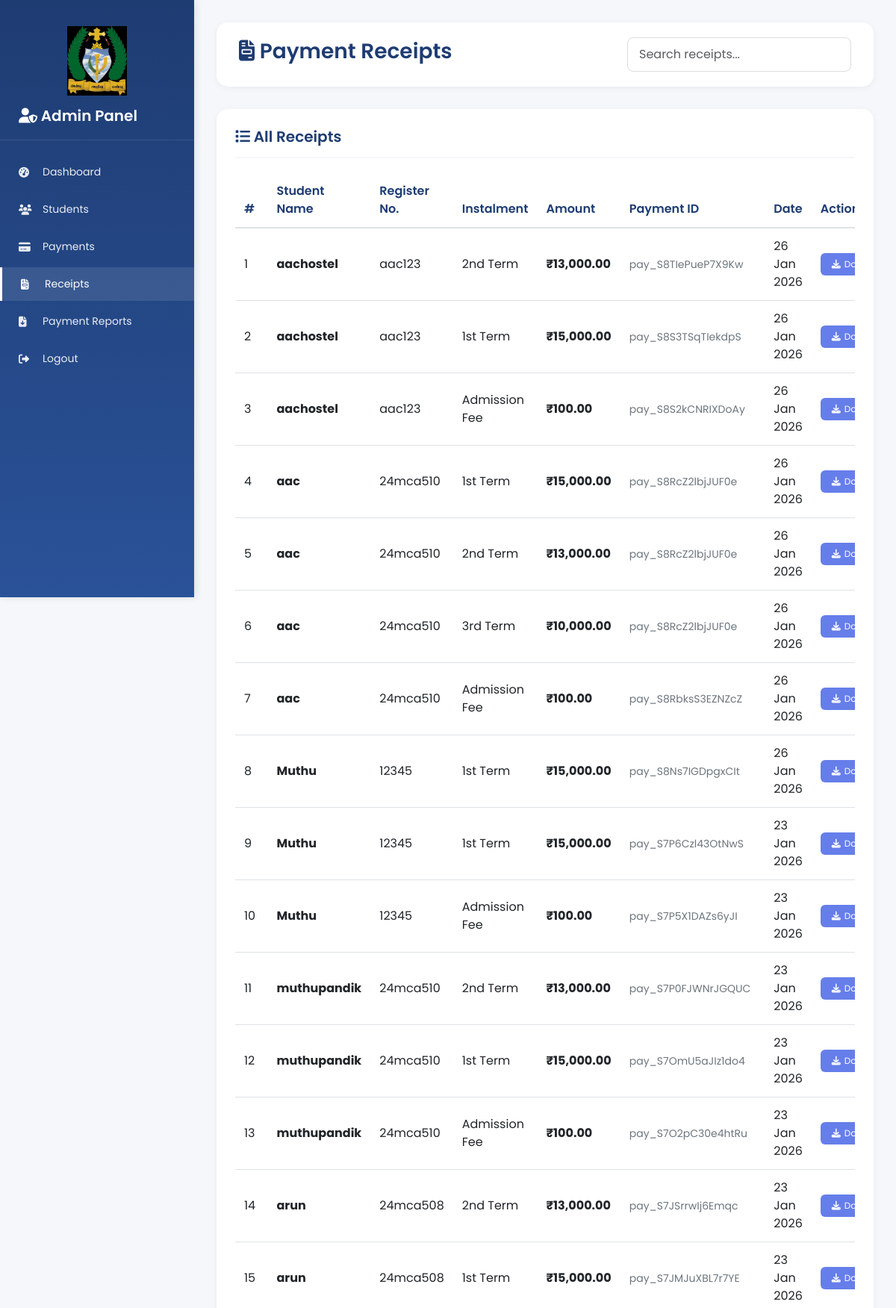
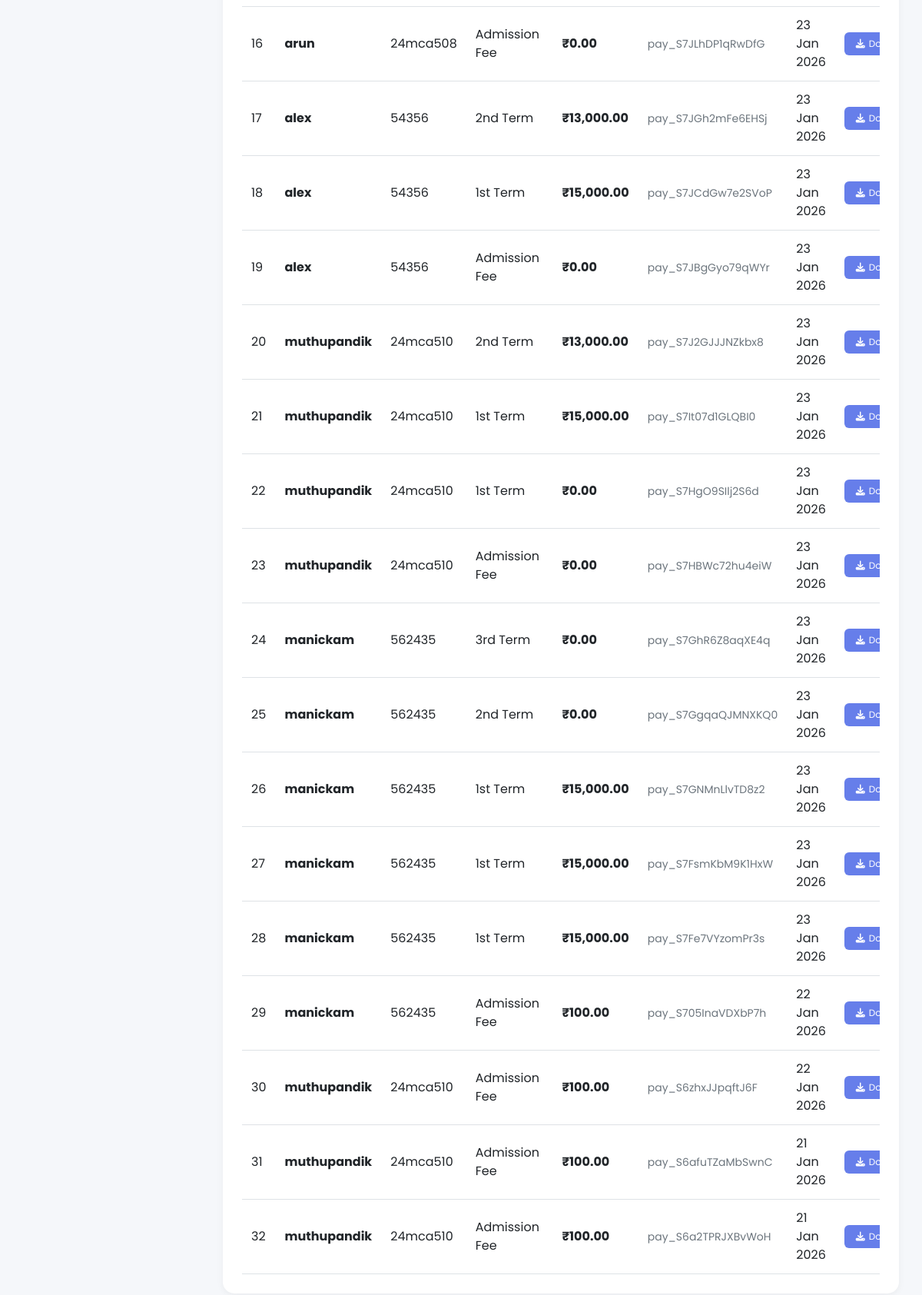
The app's page /admin/receipts.php (signed in) with its own data (2 pictures, top to bottom).
### tables this page shows
CREATE TABLE `payments` (
  `id` int(11) NOT NULL,
  `user_id` int(11) NOT NULL,
  `admission_id` int(11) DEFAULT NULL,
  `instalment_number` int(11) NOT NULL DEFAULT 0,
  `amount` int(11) NOT NULL,
  `status` enum('pending','success','failed','refunded') DEFAULT 'pending',
  `razorpay_order_id` varchar(255) DEFAULT NULL,
  `razorpay_payment_id` varchar(255) DEFAULT NULL,
  `razorpay_signature` varchar(255) DEFAULT NULL,
  `payment_method` varchar(50) DEFAULT NULL,
  `payment_date` datetime DEFAULT NULL,
  `created_at` datetime DEFAULT current_timestamp(),
  `updated_at` datetime DEFAULT current_timestamp() ON UPDATE current_timestamp()
);

CREATE TABLE `admission` (
  `id` int(11) NOT NULL,
  `user_id` int(11) NOT NULL,
  `student_name` varchar(255) NOT NULL,
  `reg_no` varchar(100) NOT NULL,
  `gender` varchar(20) NOT NULL,
  `date_of_birth` date NOT NULL,
  `phone` varchar(20) NOT NULL,
  `email` varchar(255) NOT NULL,
  `residential_address` text NOT NULL,
  `course` varchar(100) NOT NULL,
  `department` varchar(100) NOT NULL,
  `year_of_study` varchar(50) NOT NULL,
  `room_type` varchar(50) NOT NULL,
  `room_number` varchar(50) NOT NULL,
  `mess_status` varchar(50) NOT NULL,
  `date_of_joining` date NOT NULL,
  `duration_of_stay` varchar(50) NOT NULL,
  `is_confirmed` tinyint(1) NOT NULL DEFAULT 0,
  `created_at` datetime DEFAULT current_timestamp()
);

### admin/receipts.php (the view, shortened to what this page needs)
<?php
include('../includes/config.php');
$receipts = [];
$result = $mysqli->query("SELECT p.*, u.name as user_name, a.student_name, a.reg_no,
    (SELECT receipt_number FROM receipts WHERE payment_id = p.id LIMIT 1) as receipt_number
    FROM payments p
    LEFT JOIN users u ON p.user_id = u.id
    LEFT JOIN admission a ON p.admission_id = a.id
    WHERE p.status = 'success'
    ORDER BY p.created_at DESC");
while ($row = $result->fetch_assoc()) {
    $receipts[] = $row;
}
?>
<!DOCTYPE html>
<html lang="en">
<head>
    <link href="https://cdn.jsdelivr.net/npm/bootstrap@5.3.0/dist/css/bootstrap.min.css" rel="stylesheet">
    <link rel="stylesheet" href="https://cdnjs.cloudflare.com/ajax/libs/font-awesome/6.4.0/css/all.min.css">
</head>
<body>
    <?php include('../includes/admin_sidebar.php'); ?>
    <div class="main-content">
        <div class="header" style="display: flex; justify-content: space-between; align-items: center;">
            <h1><i class="fas fa-file-invoice"></i> Payment Receipts</h1>
            <div style="flex: 0 0 300px;">
                <input type="text" id="searchTable" class="form-control" placeholder="Search receipts..." style="border-radius: 8px; padding: 10px 15px; border: 1px solid #ddd;">
            </div>
        </div>
        <div class="content-card">
            <h3><i class="fas fa-list"></i> All Receipts</h3>
            <div class="table-responsive">
                <table class="table" id="dataTable">
                    <thead>
                        <tr>
                            <th>#</th>
                            <th>Student Name</th>
                            <th>Register No.</th>
                            <th>Instalment</th>
                            <th>Amount</th>
                            <th>Payment ID</th>
                            <th>Date</th>
                            <th>Action</th>
                        </tr>
                    </thead>
                    <tbody>
                        <?php if (empty($receipts)): ?>
                            <tr>
                                <td colspan="8" class="text-center text-muted">No receipts found</td>
                            </tr>
                        <?php else: ?>
                            <?php foreach ($receipts as $index => $receipt): ?>
                                <tr>
                                    <td><?php echo $index + 1; ?></td>
                                    <td><strong><?php echo htmlspecialchars($receipt['student_name'] ?: $receipt['user_name']); ?></strong></td>
                                    <td><?php echo htmlspecialchars($receipt['reg_no'] ?: 'N/A'); ?></td>
                                    <td>
                                        <?php
                                        $instalment_names = [0 => 'Admission Fee', 1 => '1st Term', 2 => '2nd Term', 3 => '3rd Term'];
                                        $inst_num = isset($receipt['instalment_number']) ? intval($receipt['instalment_number']) : 0;
                                        echo isset($instalment_names[$inst_num]) ? $instalment_names[$inst_num] : 'Payment ' . $inst_num;
                                        ?>
                                    </td>
                                    <td><strong>₹<?php echo number_format($receipt['amount'] / 100, 2); ?></strong></td>
                                    <td><small style="color: #6c757d;"><?php echo htmlspecialchars($receipt['razorpay_payment_id'] ?: 'N/A'); ?></small></td>
                                    <td><?php echo date('d M Y', strtotime($receipt['created_at'])); ?></td>
                                    <td>
                                        <a href="../download-receipt.php?id=<?php echo $receipt['id']; ?>" class="btn-receipt" target="_blank">
                                            <i class="fas fa-download"></i> Download
                                        </a>
                                    </td>
                                </tr>
                            <?php endforeach; ?>
                        <?php endif; ?>
                    </tbody>
                </table>
            </div>
        </div>
    </div>
</body>
</html>

### admin/receipts.php (style rules this page uses)
* { margin: 0; padding: 0; box-sizing: border-box; }
body { font-family: 'Poppins', sans-serif; background: #f5f7fa; color: #333; }
.main-content { padding: 20px 30px; }
.header { background: white; padding: 20px 30px; border-radius: 15px; box-shadow: 0 2px 10px rgba(0,0,0,0.05); margin-bottom: 30px; display: flex; justify-content: space-between; align-items: center; flex-wrap: wrap; }
.header h1 { font-size: 28px; font-weight: 600; color: #1e3c72; }
.content-card { background: white; padding: 25px; border-radius: 15px; box-shadow: 0 2px 10px rgba(0,0,0,0.05); }
.content-card h3 { font-size: 20px; font-weight: 600; color: #1e3c72; margin-bottom: 20px; padding-bottom: 15px; border-bottom: 2px solid #f5f7fa; }
.table { margin-bottom: 0; width: 100%; border-collapse: collapse; }
.table thead { background: #f8f9fa; }
.table thead th { font-weight: 600; color: #1e3c72; border-bottom: 2px solid #dee2e6; padding: 12px; }
.table tbody td { padding: 12px; vertical-align: middle; }
.btn-receipt { background: #667eea; border: none; color: white; padding: 6px 15px; border-radius: 6px; font-size: 12px; text-decoration: none; display: inline-flex; align-items: center; gap: 5px; transition: all 0.3s; }
#searchTable { border-radius: 8px; padding: 10px 15px; border: 1px solid #ddd; width: 100%; }
.table-responsive { overflow-x: auto; -webkit-overflow-scrolling: touch; }
.table-responsive { -ms-overflow-style: none; scrollbar-width: none; }

### includes/admin_sidebar.php (style rules this page uses)
.main-content { margin-left: 260px; padding: 30px; min-height: 100vh; }

### records on screen
payments: admission.student_name "aachostel", admission.reg_no "aac123", instalment_number "2nd Term", $receipt['amount']/100 "13,000.00", razorpay_payment "pay_S8TIePueP7X9Kw", created_at "26 Jan 2026"
payments: admission.student_name "aachostel", admission.reg_no "aac123", instalment_number "1st Term", $receipt['amount']/100 "15,000.00", razorpay_payment "pay_S8S3TSqTIekdpS", created_at "26 Jan 2026"
payments: admission.student_name "aachostel", admission.reg_no "aac123", instalment_number "Admission Fee", $receipt['amount']/100 "100.00", razorpay_payment "pay_S8S2kCNRIXDoAy", created_at "26 Jan 2026"
payments: admission.student_name "aac", admission.reg_no "24mca510", instalment_number "1st Term", $receipt['amount']/100 "15,000.00", razorpay_payment "pay_S8RcZ2lbjJUF0e", created_at "26 Jan 2026"
payments: admission.student_name "aac", admission.reg_no "24mca510", instalment_number "2nd Term", $receipt['amount']/100 "13,000.00", razorpay_payment "pay_S8RcZ2lbjJUF0e", created_at "26 Jan 2026"
payments: admission.student_name "aac", admission.reg_no "24mca510", instalment_number "3rd Term", $receipt['amount']/100 "10,000.00", razorpay_payment "pay_S8RcZ2lbjJUF0e", created_at "26 Jan 2026"
payments: admission.student_name "aac", admission.reg_no "24mca510", instalment_number "Admission Fee", $receipt['amount']/100 "100.00", razorpay_payment "pay_S8RbksS3EZNZcZ", created_at "26 Jan 2026"
payments: admission.student_name "Muthu", admission.reg_no "12345", instalment_number "1st Term", $receipt['amount']/100 "15,000.00", razorpay_payment "pay_S8Ns7IGDpgxCIt", created_at "26 Jan 2026"
payments: admission.student_name "Muthu", admission.reg_no "12345", instalment_number "1st Term", $receipt['amount']/100 "15,000.00", razorpay_payment "pay_S7P6Czl43OtNwS", created_at "23 Jan 2026"
payments: admission.student_name "Muthu", admission.reg_no "12345", instalment_number "Admission Fee", $receipt['amount']/100 "100.00", razorpay_payment "pay_S7P5X1DAZs6yJI", created_at "23 Jan 2026"
payments: admission.student_name "muthupandik", admission.reg_no "24mca510", instalment_number "2nd Term", $receipt['amount']/100 "13,000.00", razorpay_payment "pay_S7P0FJWNrJGQUC", created_at "23 Jan 2026"
payments: admission.student_name "muthupandik", admission.reg_no "24mca510", instalment_number "1st Term", $receipt['amount']/100 "15,000.00", razorpay_payment "pay_S7OmU5aJIz1do4", created_at "23 Jan 2026"
payments: admission.student_name "muthupandik", admission.reg_no "24mca510", instalment_number "Admission Fee", $receipt['amount']/100 "100.00", razorpay_payment "pay_S7O2pC30e4htRu", created_at "23 Jan 2026"
payments: admission.student_name "arun", admission.reg_no "24mca508", instalment_number "2nd Term", $receipt['amount']/100 "13,000.00", razorpay_payment "pay_S7JSrrwIj6Emqc", created_at "23 Jan 2026"
payments: admission.student_name "arun", admission.reg_no "24mca508", instalment_number "1st Term", $receipt['amount']/100 "15,000.00", razorpay_payment "pay_S7JMJuXBL7r7YE", created_at "23 Jan 2026"
payments: admission.student_name "arun", admission.reg_no "24mca508", instalment_number "Admission Fee", $receipt['amount']/100 "0.00", razorpay_payment "pay_S7JLhDP1qRwDfG", created_at "23 Jan 2026"
payments: admission.student_name "alex", admission.reg_no "54356", instalment_number "2nd Term", $receipt['amount']/100 "13,000.00", razorpay_payment "pay_S7JGh2mFe6EHSj", created_at "23 Jan 2026"
payments: admission.student_name "alex", admission.reg_no "54356", instalment_number "1st Term", $receipt['amount']/100 "15,000.00", razorpay_payment "pay_S7JCdGw7e2SVoP", created_at "23 Jan 2026"
payments: admission.student_name "alex", admission.reg_no "54356", instalment_number "Admission Fee", $receipt['amount']/100 "0.00", razorpay_payment "pay_S7JBgGyo79qWYr", created_at "23 Jan 2026"
payments: admission.student_name "muthupandik", admission.reg_no "24mca510", instalment_number "2nd Term", $receipt['amount']/100 "13,000.00", razorpay_payment "pay_S7J2GJJJNZkbx8", created_at "23 Jan 2026"
payments: admission.student_name "muthupandik", admission.reg_no "24mca510", instalment_number "1st Term", $receipt['amount']/100 "15,000.00", razorpay_payment "pay_S7It07d1GLQBI0", created_at "23 Jan 2026"
payments: admission.student_name "muthupandik", admission.reg_no "24mca510", instalment_number "1st Term", $receipt['amount']/100 "0.00", razorpay_payment "pay_S7HgO9SIlj2S6d", created_at "23 Jan 2026"
payments: admission.student_name "muthupandik", admission.reg_no "24mca510", instalment_number "Admission Fee", $receipt['amount']/100 "0.00", razorpay_payment "pay_S7HBWc72hu4eiW", created_at "23 Jan 2026"
payments: admission.student_name "manickam", admission.reg_no "562435", instalment_number "3rd Term", $receipt['amount']/100 "0.00", razorpay_payment "pay_S7GhR6Z8aqXE4q", created_at "23 Jan 2026"
payments: admission.student_name "manickam", admission.reg_no "562435", instalment_number "2nd Term", $receipt['amount']/100 "0.00", razorpay_payment "pay_S7GgqaQJMNXKQ0", created_at "23 Jan 2026"
payments: admission.student_name "manickam", admission.reg_no "562435", instalment_number "1st Term", $receipt['amount']/100 "15,000.00", razorpay_payment "pay_S7GNMnLlvTD8z2", created_at "23 Jan 2026"
payments: admission.student_name "manickam", admission.reg_no "562435", instalment_number "1st Term", $receipt['amount']/100 "15,000.00", razorpay_payment "pay_S7FsmKbM9K1HxW", created_at "23 Jan 2026"
payments: admission.student_name "manickam", admission.reg_no "562435", instalment_number "1st Term", $receipt['amount']/100 "15,000.00", razorpay_payment "pay_S7Fe7VYzomPr3s", created_at "23 Jan 2026"
payments: admission.student_name "manickam", admission.reg_no "562435", instalment_number "Admission Fee", $receipt['amount']/100 "100.00", razorpay_payment "pay_S705InaVDXbP7h", created_at "22 Jan 2026"
payments: admission.student_name "muthupandik", admission.reg_no "24mca510", instalment_number "Admission Fee", $receipt['amount']/100 "100.00", razorpay_payment "pay_S6zhxJJpqftJ6F", created_at "22 Jan 2026"
payments: admission.student_name "muthupandik", admission.reg_no "24mca510", instalment_number "Admission Fee", $receipt['amount']/100 "100.00", razorpay_payment "pay_S6afuTZaMbSwnC", created_at "21 Jan 2026"
payments: admission.student_name "muthupandik", admission.reg_no "24mca510", instalment_number "Admission Fee", $receipt['amount']/100 "100.00", razorpay_payment "pay_S6a2TPRJXBvWoH", created_at "21 Jan 2026"
